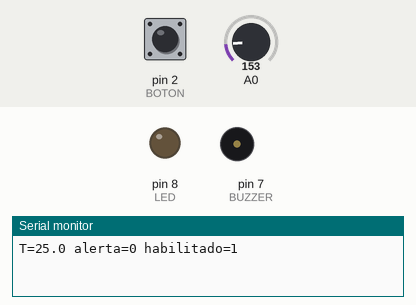
This sketch was run on a simulated Arduino Uno, built with avr-gcc and run on an emulated ATmega328P. On the bench: output pins drawn as LEDs (lit = HIGH), buzzer (waves = sounding), the last lines printed to the serial monitor. The test bench sets the inputs (shaded band); at power-on: A0 = 153, pin 2 (BOTON) HIGH.

Above: at 1.2 s.
1.3 s: A0 set to 178
At 2.6 s:
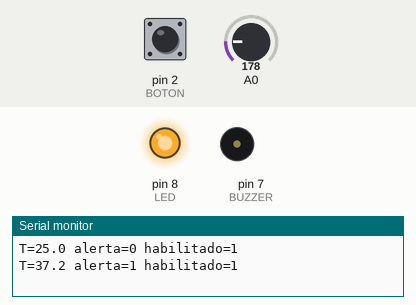
5.5 s: pin 2 (BOTON) pulled LOW for 0.15 s
At 6.2 s:
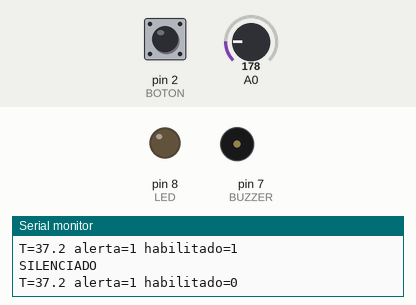
7.1 s: pin 2 (BOTON) pulled LOW for 1 s
At 8.4 s:
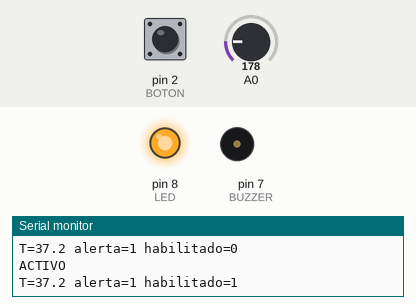
10.6 s: pin 2 (BOTON) pulled LOW for 3.2 s
At 11.3 s:
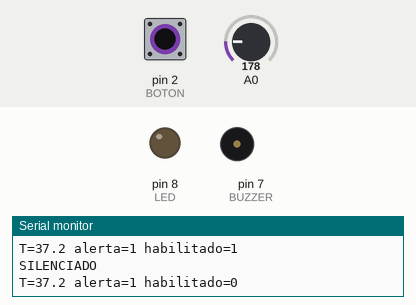
Timing chart, 0 to 13.6 s (numbered marks = the images above; inputs shaded):
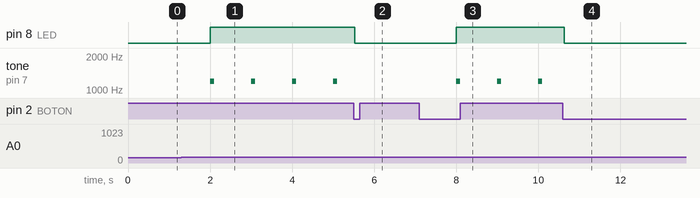

Measured:
- the behaviour switches between 163 and 164 on A0 (found by bisection; images 0 and 1)
- after the input at 1.3 s, pin 8 (LED): LOW → HIGH after 0.70 s; tone on pin 7 (BUZZER): alternates 1200 Hz for 0.10 s and silent for 0.90 s, starting after 0.70 s
- after the input at 5.5 s, pin 8 (LED): HIGH → LOW at once; tone on pin 7 (BUZZER): stays silent (without the input it goes to 1200 Hz after 0.50 s)
- after the input at 7.1 s, pin 8 (LED): LOW → HIGH after 0.90 s; tone on pin 7 (BUZZER): alternates 1200 Hz for 0.10 s and silent for 0.90 s, starting after 0.90 s
- after the input at 10.6 s, pin 8 (LED): HIGH → LOW at once; tone on pin 7 (BUZZER): stops changing and stays silent

The sketch:

integrador_local.ino
```cpp
#include "Logica.h"
#include <Arduino.h>
const byte LED = 8, BOTON = 2, BUZZER = 7;
Curso::Boton boton;
bool habilitado = true, alerta = false;
unsigned long ultimo = 0;
void apagar() {
  digitalWrite(LED, LOW);
  noTone(BUZZER);
}
void setup() {
  Serial.begin(115200);
  pinMode(LED, OUTPUT);
  pinMode(BOTON, INPUT_PULLUP);
  apagar();
}
void loop() {
  if (boton.actualizar(digitalRead(BOTON), millis())) {
    habilitado = !habilitado;
    if (!habilitado)
      apagar();
    Serial.println(habilitado ? F("ACTIVO") : F("SILENCIADO"));
  }
  if (millis() - ultimo < 1000)
    return;
  ultimo = millis();
  float t;
  bool valido = Curso::temperaturaTmp36(analogRead(A0), 5.0, t);
  if (!valido) {
    alerta = false;
    apagar();
    Serial.println(F("DATO INVALIDO: salida OFF; revisar sensor"));
    return;
  }
  alerta = Curso::histeresisAlta(t, alerta, 30, 28);
  digitalWrite(LED, habilitado && alerta);
  if (habilitado && alerta)
    tone(BUZZER, 1200, 100);
  Serial.print(F("T="));
  Serial.print(t, 1);
  Serial.print(F(" alerta="));
  Serial.print(alerta);
  Serial.print(F(" habilitado="));
  Serial.println(habilitado);
}
```

Logica.h
```cpp
#pragma once
#include <math.h>
#include <stdint.h>
namespace Curso {
inline bool transcurrido(uint32_t ahora, uint32_t antes, uint32_t periodo) {
  return uint32_t(ahora - antes) >= periodo;
}
inline uint8_t pwmDesdeAdc(uint16_t raw) {
  if (raw > 1023)
    raw = 1023;
  return (uint32_t(raw) * 255) / 1023;
}
inline bool temperaturaTmp36(uint16_t raw, float referencia, float &t) {
  if (raw > 1023 || !isfinite(referencia) || referencia <= 0)
    return false;
  t = ((raw + 0.5f) * referencia / 1024.0f - 0.5f) * 100.0f;
  return isfinite(t) && t >= -40 && t <= 125;
}
inline bool distanciaCm(uint32_t tiempo, float &cm) {
  if (!tiempo)
    return false;
  cm = tiempo * 0.0343f / 2.0f;
  return cm >= 2 && cm <= 400;
}
inline bool histeresisAlta(float valor, bool anterior, float alto, float bajo) {
  return anterior ? valor > bajo : valor >= alto;
}
struct Boton {
  bool crudo = true, estable = true;
  uint32_t cambio = 0;
  bool actualizar(bool nivel, uint32_t ahora) {
    if (nivel != crudo) {
      crudo = nivel;
      cambio = ahora;
    }
    if (crudo != estable && transcurrido(ahora, cambio, 30)) {
      estable = crudo;
      return !estable;
    }
    return false;
  }
};
} // namespace Curso
```
